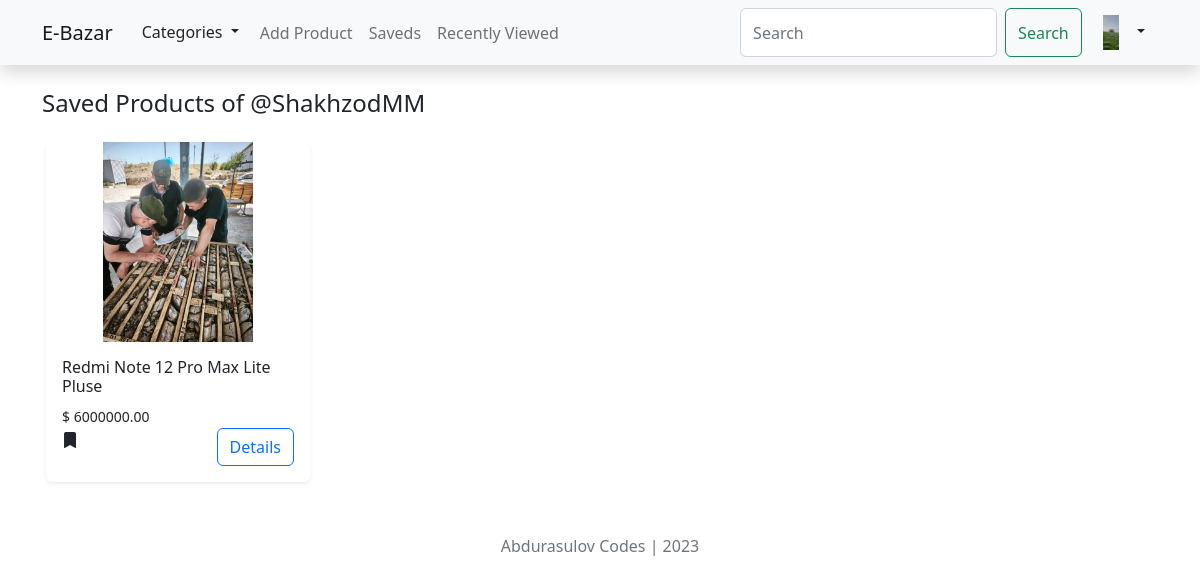
Page /users/saveds (signed in) on the committed database.
### users/models.py (models this page shows, shortened)
class CustomUser(AbstractUser):                                                 # Foydalanuvchilar modelini yaratish uchun AbstractUser dan meros olish
    phone_number = models.CharField(max_length=15,)                             # Telefon raqami maydoni
    tg_username = models.CharField(max_length=50,)                              # Telegram foydalanuvchi nomi maydoni
    avatar = models.ImageField(upload_to='avatars/', default='avatars/default.png')  # Foydalanuvchi avatari maydoni. pipenv install Pillow deb o'rnatish kerak. upload_to='avatars/' - rasmni saqlash papkasi, default='avatars/default.jpg' - agar foydalanuvchi avatarini o'rnatmasa default rasmni saqlaydi
    def __str__(self):                                                          # Foydalanuvchi obyektini o'zini chaqirganda matn ko'rinishida username ni qaytaradi
        return str(self.username)                                               #

class Saved(models.Model):
    product = models.ForeignKey('products.Product', on_delete=models.CASCADE)
    author = models.ForeignKey(CustomUser, on_delete=models.CASCADE)
    body = models.CharField(max_length=150)
    date_created = models.DateTimeField(auto_now_add=True)
    class Meta:
        db_table = 'products_saved'

### products/models.py (models this page shows, shortened)
class Product(models.Model):
    author = models.ForeignKey(CustomUser, on_delete=models.CASCADE)            # Mahsulot muallifi bilan bog'lanish. on_delete=models.CASCADE - agar muallif o'chirilsa unga tegishli mahsulotlar ham o'chiriladi.
    category = models.ForeignKey(Category, on_delete=models.CASCADE)            # Mahsulot kategoriyasi bilan bog'lanish.
    title = models.CharField(max_length=150)                                    # Mahsulot sarlavhasi maydoni
    description = models.TextField()                                            # Qo'shimcha malumotlar uchun matn maydoni
    price = models.DecimalField(max_digits=10, decimal_places=2)                # Mahsulot narxi maydoni. max_digits=10 - maksimal raqamlar soni, decimal_places=2 - onlikdan keyingi raqamlar soni
    adress = models.CharField(max_length=150)                                   # Mahsulot manzili maydoni
    phone_number = models.CharField(max_length=17)                              # Mahsulot muallifining telefon raqami maydoni
    tg_username = models.CharField(max_length=50)                               # Mahsulot muallifining telegram foydalanuvchi nomi maydoni
    date_created = models.DateTimeField(auto_now_add=True)                      # Mahsulot yaratish sanasi maydoni. auto_now_add=True - faqat bir marta yaratilganda avtomatik ravishda hozirgi vaqtni saqlaydi
    class Meta:
        ordering = ['-id']

class ProductImage(models.Model):
    product = models.ForeignKey(Product, on_delete=models.CASCADE)              # Mahsulot bilan bog'lanish. on_delete=models.CASCADE - agar mahsulot o'chirilsa unga tegishli rasm ham o'chiriladi.
    image = models.ImageField(upload_to='product_images/')                      # Mahsulot rasmi maydoni. upload_to='product_images/' - rasmni saqlash papkasi

### users/views.py (the view)
# urls.py: path('saveds', SavedView.as_view(), name='saveds'),
class SavedView(LoginRequiredMixin, View):
    login_url='login'
    def get(self, request):
        saveds = Saved.objects.filter(author=request.user)
        q=request.GET.get('q', '')
        if q:
            products = Product.objects.filter(title__icontains=q)
            saveds = Saved.objects.filter(author=request.user, product__in=products)
        return render(request, 'saveds.html', {"saveds":saveds})

### main/views.py (called while the page is built)
def for_all_pages(request):
    categories = Category.objects.all()
    return {"categories":categories}

### templates/saveds.html (shortened to what this page needs)
{% extends "base.html" %}
{% block content %}
   <div class="container">
    <div class=" w-100 mt-4">
        <h4 class="d-block" >Saved Products of @{{request.user}}</h4>
        <div class="d-flex flex-wrap justify-content-between">
            {% for i in saveds %}
            <div class="card border border-0 shadow-sm d-inline-block m-1 mt-3" style="width: 16.5rem;" >
                {% if i.product.productimage_set.exists %}
                <img height="200" class=" card-img-top" src="{{i.product.productimage_set.all.first.image.url}}" alt="">
                {% else %}
                <img height="200" class=" card-img-top" src="images/14pro2.jfif" alt="">
                {% endif %}
                <div class="card-body">
                    <h6 class="align-center card-title">{{i.product.title}}</h6>
                    <span class="center card-text"><small>$ {{i.product.price}}</small></span>
                    <div class="buttons d-flex flex-wrap justify-content-between ">
                        <i class="bi bi-bookmark-fill"></i>
                        <a href="{% url 'products:detail' i.product.id %}" class="btn btn-outline-primary" >Details</a>
                    </div>
                </div>
            </div>
            {% endfor %}
        </div>
    </div>
</div>
{% endblock content %}

### templates/base.html (shortened to what this page needs)
{% load static %}
<!DOCTYPE html>
<html lang="en">
<head>
    <link rel="stylesheet" type="text/css" href="{% static 'styles.css' %}">
    <link rel="stylesheet" href="https://cdn.jsdelivr.net/npm/bootstrap-icons@1.3.0/font/bootstrap-icons.css">
</head>
<body>
    <nav class="shadow navbar navbar-expand-lg bg-light">
        <div class="container">
          <a class="navbar-brand" href="/">E-Bazar</a>
          <div class="collapse navbar-collapse" id="navbarContent">
            <ul class="navbar-nav me-auto mb-2 mb-lg-0">
              <li class="nav-tem">
                <div class="btn-group">
                  <button type="button" class="btn  dropdown-toggle" data-bs-toggle="dropdown" data-bs-display="static" aria-expanded="false">
                    Categories
                  </button>
                </div>
              </li>
              <li class="nav-item">
                <a class="nav-link" href="{% url 'products:new' %}">Add Product</a>
              </li>
              <li class="nav-item">
                <a class="nav-link" href="{% url 'users:saveds' %}">Saveds</a>
              </li>
              <li class="nav-item">
                <a class="nav-link" href="{% url 'users:recently_viewed' %}">Recently Viewed</a>
              </li>
            </ul>
              <div class="btn-group">
                <form class="d-flex " role="search">
                  <input class="form-control me-2" name="q" type="search" placeholder="Search" aria-label="Search">
                  <button class="btn btn-outline-success" type="submit">Search</button>
                </form>
                {% if request.user.is_authenticated %}
                <button type="button" class="btn  dropdown-toggle" data-bs-toggle="dropdown" data-bs-display="static" aria-expanded="false">
                  <img src="{{ request.user.avatar.url }}" width="35" height="35" class=" rounded" alt="">
                </button>
                {% else %}
                <a href="{% url 'login' %}" class="btn btn-primary">Login</a>
                <a href="{% url 'users:signup' %}" class="btn btn-primary">SignUp</a>
                {% endif %}
              </div>
          </div>
        </div>
    </nav>
   {% block content %}
   {% endblock content %}
    <div class="footer m-5 mb-3 ">
        <center class="text-muted" >Abdurasulov Codes | 2023</center>
    </div>
</body>
</html>

### templates/base.html (style rules this page uses)
img { object-fit: contain; }

### rows in the picture
CustomUser: user.avatar (picture), user "ShakhzodMM"
Saved: product.productimage_set.all.first.image (picture), product "Redmi Note 12 Pro Max Lite Pluse", product.price "6000000.00"
